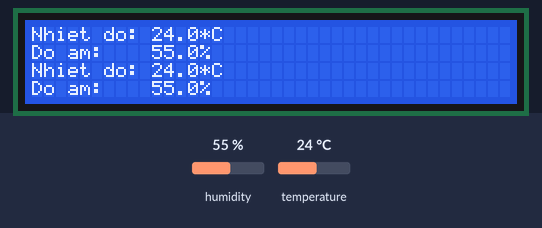
The program below on a simulated ESP8266 board running MicroPython. Shown: 40×4 character LCD. The test bench sets the inputs (shaded band); at power-on: humidity 55 %, temperature 24 °C.

Above: at 1.3 s.
1.4 s: humidity set to 22 %
At 4.8 s:
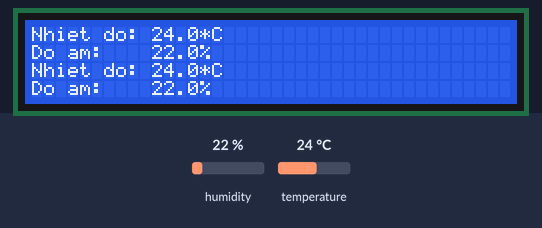
5.2 s: temperature set to 12 °C
At 7.05 s:
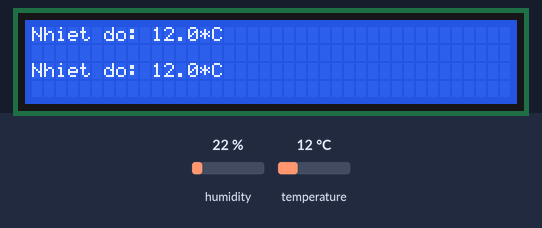
8.6 s: humidity set to 40 %
At 11.6 s:
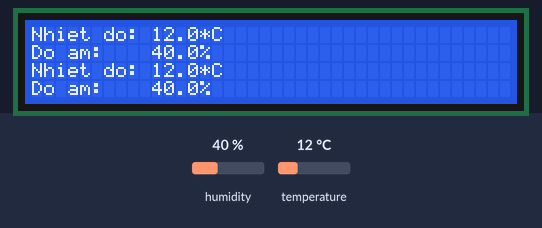
11.9 s: temperature set to 19 °C
Timing chart, 0 to 14.9 s (numbered marks = the images above; inputs shaded):
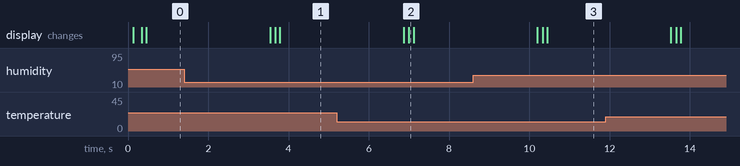

The program:

main.py
```python
# DHT20 and LCD 1602 I2C example

import time
from machine import Pin, SoftI2C
from lcd_1602 import LCD1602
from dht_20 import DHT20

SCL_PIN = 6
SDA_PIN = 5

i2c = SoftI2C(scl=Pin(SCL_PIN), sda=Pin(SDA_PIN), freq=100000)

lcd = LCD1602(i2c, addr=0x21)
dht_sensor = DHT20(i2c)

lcd.backlight_on()

while True:
  dht_sensor.read()
  lcd.clear()
  lcd.move_to(0, 0)
  lcd.putstr('Nhiet do: ' + str(dht_sensor.temperature()) + '*C')
  lcd.move_to(0, 1)
  lcd.putstr('Do am:    ' + str(dht_sensor.humidity()) + '%')
  time.sleep(3)
```

lcd_1602.py
```python
import machine
from time import sleep_ms, sleep_us

"""Implements a HD44780 character LCD connected via PCF8574 on I2C.
   This was tested with: https://www.wemos.cc/product/d1-mini.html"""

# The PCF8574 has a jumper selectable address: 0x20 - 0x27
# DEFAULT_I2C_ADDR = 0x20
# Defines shifts or masks for the various LCD line attached to the PCF8574
MASK_RS = const(0x01)
MASK_RW = const(0x02)
MASK_E = const(0x04)
SHIFT_BACKLIGHT = const(3)
SHIFT_DATA = const(4)

"""Provides an API for talking to HD44780 compatible character LCDs."""
class LcdApi:
    """Implements the API for talking with HD44780 compatible character LCDs.
    This class only knows what commands to send to the LCD, and not how to get
    them to the LCD.
    It is expected that a derived class will implement the hal_xxx functions.
    """
    # The following constant names were lifted from the avrlib lcd.h
    # header file, however, I changed the definitions from bit numbers
    # to bit masks.
    #
    # HD44780 LCD controller command set
    LCD_CLR = const(0x01)              # DB0: clear display
    LCD_HOME = const(0x02)             # DB1: return to home position
    LCD_ENTRY_MODE = const(0x04)       # DB2: set entry mode
    LCD_ENTRY_INC = const(0x02)        # --DB1: increment
    LCD_ENTRY_SHIFT = const(0x01)      # --DB0: shift
    LCD_ON_CTRL = const(0x08)          # DB3: turn lcd/cursor on
    LCD_ON_DISPLAY = const(0x04)       # --DB2: turn display on
    LCD_ON_CURSOR = const(0x02)        # --DB1: turn cursor on
    LCD_ON_BLINK = const(0x01)         # --DB0: blinking cursor
    LCD_MOVE = const(0x10)             # DB4: move cursor/display
    LCD_MOVE_DISP = const(0x08)        # --DB3: move display (0-> move cursor)
    LCD_MOVE_RIGHT = const(0x04)       # --DB2: move right (0-> left)
    LCD_FUNCTION = const(0x20)         # DB5: function set
    LCD_FUNCTION_8BIT = const(0x10)    # --DB4: set 8BIT mode (0->4BIT mode)
    LCD_FUNCTION_2LINES = const(0x08)  # --DB3: two lines (0->one line)
    LCD_FUNCTION_10DOTS = const(0x04)  # --DB2: 5x10 font (0->5x7 font)
    LCD_FUNCTION_RESET = const(0x30)   # See "Initializing by Instruction" section
    LCD_CGRAM = const(0x40)            # DB6: set CG RAM address
    LCD_DDRAM = const(0x80)            # DB7: set DD RAM address
    LCD_RS_CMD = const(0)
    LCD_RS_DATA = const(1)
    LCD_RW_WRITE = const(0)
    LCD_RW_READ = const(1)

    HEART = [0x00,0x00,0x1B,0x1F,0x1F,0x0E,0x04,0x00]
    HAPPY = [0x00,0x00,0x0A,0x00,0x11,0x0E,0x00,0x00]
    SAD = [0x00, 0x00, 0x0A, 0x00, 0x0E, 0x11, 0x00, 0x00]
    DEGREE = [0x00, 0x0C, 0x12, 0x12, 0x0C, 0x00, 0x00, 0x00]
    BELL = [0x00, 0x04, 0x0E, 0x0E, 0x0E, 0x1F, 0x00, 0x04]
    LOCK = [0x00, 0x0E, 0x11, 0x11, 0x1F, 0x1B, 0x1B, 0x1F]
    UNLOCK = [0x00, 0x0E ,0x10, 0x10, 0x11, 0x1B, 0x1B, 0x11]

    CUSTOM_CHARS = [DEGREE, HEART, BELL, HAPPY, SAD, LOCK, UNLOCK]

    def __init__(self, num_lines, num_columns):
        self.num_lines = num_lines
        if self.num_lines > 4:
            self.num_lines = 4
        self.num_columns = num_columns
        if self.num_columns > 40:
            self.num_columns = 40
        self.cursor_x = 0
        self.cursor_y = 0
        self.implied_newline = False
        self.backlight = True

    def init_display(self):
        self.i2c.writeto(self.i2c_addr, bytearray([0]))
        sleep_ms(20)   # Allow LCD time to powerup
        # Send reset 3 times
        self.hal_write_init_nibble(self.LCD_FUNCTION_RESET)
        sleep_ms(5)    # need to delay at least 4.1 msec
        self.hal_write_init_nibble(self.LCD_FUNCTION_RESET)
        sleep_ms(1)
        self.hal_write_init_nibble(self.LCD_FUNCTION_RESET)
        sleep_ms(1)
        # Put LCD into 4 bit mode
        self.hal_write_init_nibble(self.LCD_FUNCTION)
        sleep_ms(1)

        self.display_off()
        self.backlight_on()
        self.clear()
        self.hal_write_command(self.LCD_ENTRY_MODE | self.LCD_ENTRY_INC)
        self.hide_cursor()
        self.display_on()

        cmd = self.LCD_FUNCTION
        cmd |= self.LCD_FUNCTION_2LINES
        self.hal_write_command(cmd)

        for i in range(7):
            self.custom_char(i, self.CUSTOM_CHARS[i])

    def clear(self):
        """Clears the LCD display and moves the cursor to the top left
        corner.
        """
        self.hal_write_command(self.LCD_CLR)
        self.hal_write_command(self.LCD_HOME)
        self.cursor_x = 0
        self.cursor_y = 0

    def show_cursor(self):
        """Causes the cursor to be made visible."""
        self.hal_write_command(self.LCD_ON_CTRL | self.LCD_ON_DISPLAY |
                               self.LCD_ON_CURSOR)

    def hide_cursor(self):
        """Causes the cursor to be hidden."""
        self.hal_write_command(self.LCD_ON_CTRL | self.LCD_ON_DISPLAY)

    def blink_cursor_on(self):
        """Turns on the cursor, and makes it blink."""
        self.hal_write_command(self.LCD_ON_CTRL | self.LCD_ON_DISPLAY |
                               self.LCD_ON_CURSOR | self.LCD_ON_BLINK)

    def blink_cursor_off(self):
        """Turns on the cursor, and makes it no blink (i.e. be solid)."""
        self.hal_write_command(self.LCD_ON_CTRL | self.LCD_ON_DISPLAY |
                               self.LCD_ON_CURSOR)

    def display_on(self):
        """Turns on (i.e. unblanks) the LCD."""
        self.hal_write_command(self.LCD_ON_CTRL | self.LCD_ON_DISPLAY)

    def display_off(self):
        """Turns off (i.e. blanks) the LCD."""
        self.hal_write_command(self.LCD_ON_CTRL)

    def backlight_on(self):
        """Turns the backlight on.
        This isn't really an LCD command, but some modules have backlight
        controls, so this allows the hal to pass through the command.
        """
        self.backlight = True
        self.hal_backlight_on()

    def backlight_off(self):
        """Turns the backlight off.
        This isn't really an LCD command, but some modules have backlight
        controls, so this allows the hal to pass through the command.
        """
        self.backlight = False
        self.hal_backlight_off()

    def move_to(self, cursor_x, cursor_y):
        """Moves the cursor position to the indicated position. The cursor
        position is zero based (i.e. cursor_x == 0 indicates first column).
        """
        self.cursor_x = cursor_x
        self.cursor_y = cursor_y
        addr = cursor_x & 0x3f
        if cursor_y & 1:
            addr += 0x40    # Lines 1 & 3 add 0x40
        if cursor_y & 2:    # Lines 2 & 3 add number of columns
            addr += self.num_columns
        self.hal_write_command(self.LCD_DDRAM | addr)

    def putchar(self, char):
        """Writes the indicated character to the LCD at the current cursor
        position, and advances the cursor by one position.
        """
        if char == '\n':
            if self.implied_newline:
                # self.implied_newline means we advanced due to a wraparound,
                # so if we get a newline right after that we ignore it.
                pass
            else:
                self.cursor_x = self.num_columns
        else:
            self.hal_write_data(ord(char))
            self.cursor_x += 1
        if self.cursor_x >= self.num_columns:
            self.cursor_x = 0
            self.cursor_y += 1
            self.implied_newline = (char != '\n')
        if self.cursor_y >= self.num_lines:
            self.cursor_y = 0
        self.move_to(self.cursor_x, self.cursor_y)

    def putstr(self, string):
        """Write the indicated string to the LCD at the current cursor
        position and advances the cursor position appropriately.
        """
        for char in string:
            self.putchar(char)

    def show(self, string, row=0, col=0):
        """Write the indicated string to the LCD at the specified cursor
        position and advances the cursor position appropriately.
        """
        self.move_to(col, row)
        self.putstr(string)

    def custom_char(self, location, charmap):
        """Write a character to one of the 8 CGRAM locations, available
        as chr(0) through chr(7).
        """
        location &= 0x7
        self.hal_write_command(self.LCD_CGRAM | (location << 3))
        self.hal_sleep_us(40)
        for i in range(8):
            self.hal_write_data(charmap[i])
            self.hal_sleep_us(40)
        self.move_to(self.cursor_x, self.cursor_y)

    def hal_backlight_on(self):
        """Allows the hal layer to turn the backlight on.
        If desired, a derived HAL class will implement this function.
        """
        pass

    def hal_backlight_off(self):
        """Allows the hal layer to turn the backlight off.
        If desired, a derived HAL class will implement this function.
        """
        pass

    def hal_write_command(self, cmd):
        """Write a command to the LCD.
        It is expected that a derived HAL class will implement this
        function.
        """
        raise NotImplementedError

    def hal_write_data(self, data):
        """Write data to the LCD.
        It is expected that a derived HAL class will implement this
        function.
        """
        raise NotImplementedError

    def hal_sleep_us(self, usecs):
        """Sleep for some time (given in microseconds)."""
        sleep_us(usecs)

class LCD1602(LcdApi):
    """Implements a HD44780 character LCD connected via PCF8574 on I2C."""
    def __init__(self, i2c, addr=0x21):
        self.i2c_addr = addr
        super().__init__(2, 16)

        self.i2c = i2c
        try:
            super().init_display()
        except:
            raise Exception('LCD 1602 I2C not found')

    def set_address(self, addr):
        self.i2c_addr = addr
        try:
            super().init_display()
        except:
            raise Exception('LCD 1602 I2C not found')

    def hal_write_init_nibble(self, nibble):
        """Writes an initialization nibble to the LCD.
        This particular function is only used during initialization.
        """
        byte = ((nibble >> 4) & 0x0f) << SHIFT_DATA
        self.i2c.writeto(self.i2c_addr, bytearray([byte | MASK_E]))
        self.i2c.writeto(self.i2c_addr, bytearray([byte]))

    def hal_backlight_on(self):
        """Allows the hal layer to turn the backlight on."""
        self.i2c.writeto(self.i2c_addr, bytearray([1 << SHIFT_BACKLIGHT]))

    def hal_backlight_off(self):
        """Allows the hal layer to turn the backlight off."""
        self.i2c.writeto(self.i2c_addr, bytearray([0]))

    def hal_write_command(self, cmd):
        """Writes a command to the LCD.
        Data is latched on the falling edge of E.
        """
        byte = ((self.backlight << SHIFT_BACKLIGHT) | (((cmd >> 4) & 0x0f) << SHIFT_DATA))
        self.i2c.writeto(self.i2c_addr, bytearray([byte | MASK_E]))
        self.i2c.writeto(self.i2c_addr, bytearray([byte]))
        byte = ((self.backlight << SHIFT_BACKLIGHT) | ((cmd & 0x0f) << SHIFT_DATA))
        self.i2c.writeto(self.i2c_addr, bytearray([byte | MASK_E]))
        self.i2c.writeto(self.i2c_addr, bytearray([byte]))
        if cmd <= 3:
            # The home and clear commands require a worst case delay of 4.1 msec
            sleep_ms(5)

    def hal_write_data(self, data):
        """Write data to the LCD."""
        byte = (MASK_RS | (self.backlight << SHIFT_BACKLIGHT) | (((data >> 4) & 0x0f) << SHIFT_DATA))
        self.i2c.writeto(self.i2c_addr, bytearray([byte | MASK_E]))
        self.i2c.writeto(self.i2c_addr, bytearray([byte]))
        byte = (MASK_RS | (self.backlight << SHIFT_BACKLIGHT) | ((data & 0x0f) << SHIFT_DATA))
        self.i2c.writeto(self.i2c_addr, bytearray([byte | MASK_E]))
        self.i2c.writeto(self.i2c_addr, bytearray([byte]))
```

dht_20.py
```python
from machine import SoftI2C, Pin
from time import sleep_ms
import asyncio

class DHT20(object):
    def __init__(self, i2c=None):
        if i2c == None:
            self.i2c = SoftI2C(scl=Pin(SCL_PIN), sda=Pin(SDA_PIN))
        else:
            self.i2c = i2c

        if (self.read_status() & 0x80) == 0x80:
            self.init()

    def init(self):
        self.i2c.writeto(0x38, bytes([0xa8,0x00,0x00]))
        sleep_ms(10)
        self.i2c.writeto(0x38, bytes([0xbe,0x08,0x00]))

    def read(self):
        self.i2c.writeto(0x38, bytes([0xac,0x33,0x00]))
        sleep_ms(80)
        cnt = 0
        while (self.read_status() & 0x80) == 0x80:
            sleep_ms(1)
            if cnt >= 100:
                cnt += 1
                break
        data = self.i2c.readfrom(0x38, 7, True)
        n = []
        for i in data[:]:
            n.append(i)
        return n

    async def aread(self):
        self.i2c.writeto(0x38, bytes([0xac,0x33,0x00]))
        await asyncio.sleep_ms(80)
        cnt = 0
        while (self.read_status() & 0x80) == 0x80:
            await asyncio.sleep_ms(1)
            if cnt >= 100:
                cnt += 1
                break
        data = self.i2c.readfrom(0x38, 7, True)
        n = []
        for i in data[:]:
            n.append(i)
        return n

    def read_status(self):
        data = self.i2c.readfrom(0x38, 1, True)
        return data[0]

    def calc_crc8(self,data):
        crc = 0xff
        for i in data[:-1]:
            crc ^= i
            for j in range(8):
                if crc & 0x80:
                    crc = (crc << 1) ^ 0x31
                else:
                    crc = (crc << 1)
        return crc

    def temperature(self):
        data = self.read()
        Temper = 0
        if 1:
            Temper = (Temper | data[3]) << 8
            Temper = (Temper | data[4]) << 8
            Temper = Temper | data[5]
            Temper = Temper & 0xfffff
            Temper = (Temper * 200 * 10 / 1024 / 1024 - 500)/10
        return round(Temper, 1)

    async def atemperature(self):
        data = await self.aread()
        Temper = 0
        if 1:
            Temper = (Temper | data[3]) << 8
            Temper = (Temper | data[4]) << 8
            Temper = Temper | data[5]
            Temper = Temper & 0xfffff
            Temper = (Temper * 200 * 10 / 1024 / 1024 - 500)/10
        return round(Temper, 1)

    def humidity(self):
        data = self.read()
        humidity = 0
        if 1:
            humidity = (humidity | data[1]) << 8
            humidity = (humidity | data[2]) << 8
            humidity = humidity | data[3]
            humidity = humidity >> 4
            humidity = (humidity * 100 * 10 / 1024 / 1024)/10
        return round(humidity, 1)

    async def ahumidity(self):
        data = await self.aread()
        humidity = 0
        if 1:
            humidity = (humidity | data[1]) << 8
            humidity = (humidity | data[2]) << 8
            humidity = humidity | data[3]
            humidity = humidity >> 4
            humidity = (humidity * 100 * 10 / 1024 / 1024)/10
        return round(humidity, 1)
```
